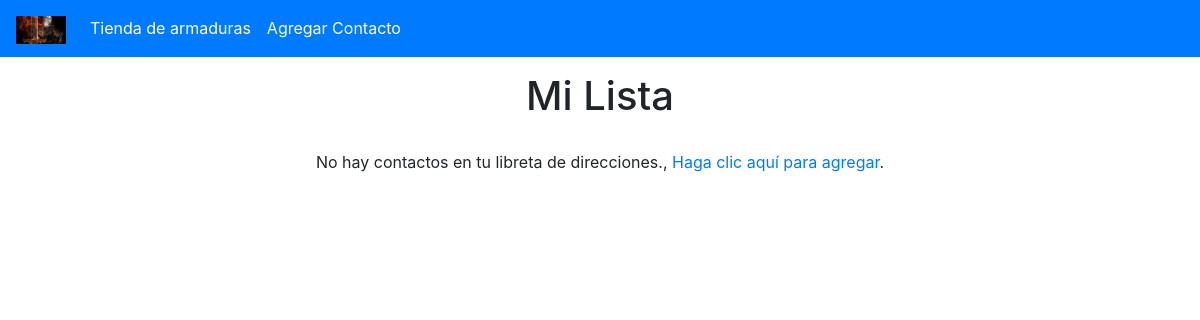
/, run on an earlier commit of the app's database.
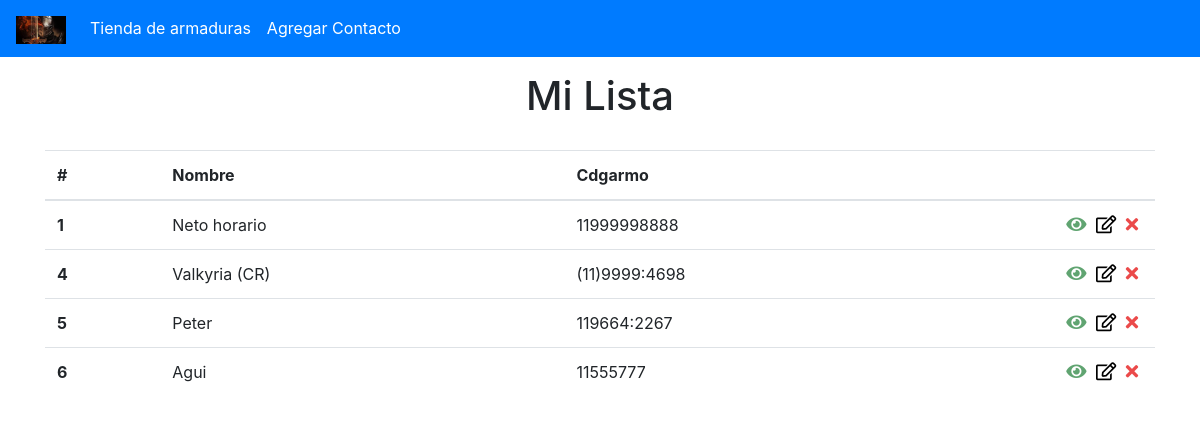
And on a later commit of the database.
### tables this page shows
CREATE TABLE `Cdgarmo` (
  `id` int(11) NOT NULL,
  `nome` varchar(255) DEFAULT NULL,
  `Cdgarmo` varchar(20) DEFAULT NULL,
  `Extra` text DEFAULT NULL
);

### config/url.php (called while the page is built)
<?php
  $BASE_URL = "http://" . $_SERVER['SERVER_NAME'] . dirname($_SERVER['REQUEST_URI'] . '?') . '/';

### config/process.php (called while the page is built, shortened)
<?php
include_once("connection.php");
include_once("url.php");
$data = $_POST;
if (!empty($data)) {
    if ($data["type"] === "create") {
        $name = $data["nome"];
        $Cdgarmo = $data["Cdgarmo"];
        $Extra = $data["Extra"];
        $query = "INSERT INTO Cdgarmo (nome, Cdgarmo, Extra)
                  VALUES (:nome, :Cdgarmo, :Extra)";
        $stmt = $conn->prepare($query);
        $stmt->bindParam(":nome", $name);
        $stmt->bindParam(":Cdgarmo", $Cdgarmo);
        $stmt->bindParam(":Extra", $Extra);
        try {
            $stmt->execute();
            $_SESSION["msg"] = "Cdgarmo criado com sucesso!";
        } catch (PDOException $e) {
            echo "Erro: " . $e->getMessage();
        }
    } else if ($data["type"] === "edit") {
        $name = $data["nome"];
        $Cdgarmo = $data["Cdgarmo"];
        $Extra = $data["Extra"];
        $id = $data["id"];
        $query = "UPDATE Cdgarmo
                  SET nome = :nome, Cdgarmo = :Cdgarmo, Extra = :Extra
                  WHERE id = :id";
        $stmt = $conn->prepare($query);
        $stmt->bindParam(":nome", $name);
        $stmt->bindParam(":Cdgarmo", $Cdgarmo);
        $stmt->bindParam(":Extra", $Extra);
        $stmt->bindParam(":id", $id);
        try {
            $stmt->execute();
            $_SESSION["msg"] = "Cdgarmo atualizado!";
        } catch (PDOException $e) {
            echo "Erro: " . $e->getMessage();
        }
    } else if ($data["type"] === "delete") {
        $id = $data["id"];
        $query = "DELETE FROM Cdgarmo WHERE id = :id";
        $stmt = $conn->prepare($query);
        $stmt->bindParam(":id", $id);
        try {
            $stmt->execute();
            $_SESSION["msg"] = "Cdgarmo removido!";
        } catch (PDOException $e) {
            echo "Erro: " . $e->getMessage();
        }
    }
    header("Location: " . $BASE_URL . "index.php");
    exit;
} else {
    $id = $_GET["id"] ?? null;
    if (!empty($id)) {
        $query = "SELECT * FROM Cdgarmo WHERE id = :id";
        $stmt = $conn->prepare($query);
        $stmt->bindParam(":id", $id);
        $stmt->execute();
        $garmor = $stmt->fetch();
    } else {
        $query = "SELECT * FROM Cdgarmo";
        $stmt = $conn->prepare($query);
        $stmt->execute();
        $garmos = $stmt->fetchAll();
    }
}

### index.php (the view, shortened to what this page needs)
<?php
  include_once("templates/header.php");
?>
  <div class="container">
    <h1 id="main-title">Mi Lista</h1>
    <?php if(count($garmos) > 0): ?>
      <table class="table" id="Cdgarmo-table">
        <thead>
          <tr>
            <th scope="col">#</th>
            <th scope="col">Nombre</th>
            <th scope="col">Cdgarmo</th>
            <th scope="col"></th>
          </tr>
        </thead>
        <tbody>
          <?php foreach($garmos as $Cdgarmo): ?>
            <tr>
              <td scope="row" class="col-id"><?= $Cdgarmo["id"] ?></td>
              <td scope="row"><?= $Cdgarmo["nome"] ?></td>
              <td scope="row"><?= $Cdgarmo["Cdgarmo"] ?></td>
              <td class="actions">
                <a href="<?= $BASE_URL ?>show.php?id=<?= $Cdgarmo["id"] ?>"><i class="fas fa-eye check-icon"></i></a>
                <a href="<?= $BASE_URL ?>edit.php?id=<?= $Cdgarmo["id"] ?>"><i class="far fa-edit edit-icon"></i></a>
                <form class="delete-form" action="<?= $BASE_URL ?>/config/process.php" method="POST">
                  <button type="submit" class="delete-btn"><i class="fas fa-times delete-icon"></i></button>
                </form>
              </td>
            </tr>
          <?php endforeach; ?>
        </tbody>
      </table>
    <?php else: ?>
      <p id="empty-list-text">No hay contactos en tu libreta de direcciones., <a href="<?= $BASE_URL ?>create.php">Haga clic aquí para agregar</a>.</p>
    <?php endif; ?>
  </div>
<?php
  include_once("templates/footer.php");
?>

### templates/header.php (shortened to what this page needs)
<?php
  include_once("config/url.php");
  include_once("config/process.php");
?>
<!DOCTYPE html>
<html lang="en">
<head>
  <link rel="stylesheet" href="https://cdnjs.cloudflare.com/ajax/libs/twitter-bootstrap/4.5.3/css/bootstrap.min.css" />
  <link rel="stylesheet" href="https://cdnjs.cloudflare.com/ajax/libs/font-awesome/5.15.1/css/all.min.css" />
  <link rel="stylesheet" href="<?= $BASE_URL ?>styles.css">
</head>
<body>
  <header>
    <nav class="navbar navbar-expand-lg navbar-dark bg-primary">
      <a class="navbar-brand" href="<?= $BASE_URL ?>index.php">
        <img src="<?= $BASE_URL ?>img\image.png"
 alt="Tienda">
      </a>
      <div>
        <div class="navbar-nav">
          <a class="nav-link active" id="home-link" href="<?= $BASE_URL ?>index.php">Tienda de armaduras</a>
          <a class="nav-link active" href="<?= $BASE_URL ?>create.php">Agregar Contacto</a>
        </div>
      </div>
    </nav>
  </header>

### styles.css (style rules this page uses)
.navbar-brand img { width: 50px; }
#main-title { text-align: center; margin: 15px 0 30px; }
.col-id { font-weight: bold; }
.actions { text-align: right; width: 150px; }
.actions i { font-size: 18px; margin-right: 5px; }
.check-icon { color: #046f1fa2; }
.edit-icon { color: #000000; }
.delete-form { display: inline-block; }
.delete-btn { background-color: transparent; border: none; padding: 0; }
.delete-icon { color: #e30000b5; }
#empty-list-text { text-align: center; }

What changed in the data, as far as the page shows it:
added cdgarmo: id "1", nome "Neto horario", Cdgarmo "11999998888"
added cdgarmo: id "4", nome "Valkyria (CR)", Cdgarmo "(11)9999:4698"
added cdgarmo: id "5", nome "Peter", Cdgarmo "119664:2267"
added cdgarmo: id "6", nome "Agui", Cdgarmo "11555777"
Also different on the page:
text no longer shown: "No hay contactos en tu libreta de direcciones., Haga clic aquí para agregar ."
text now shown: "# Nombre Cdgarmo"
